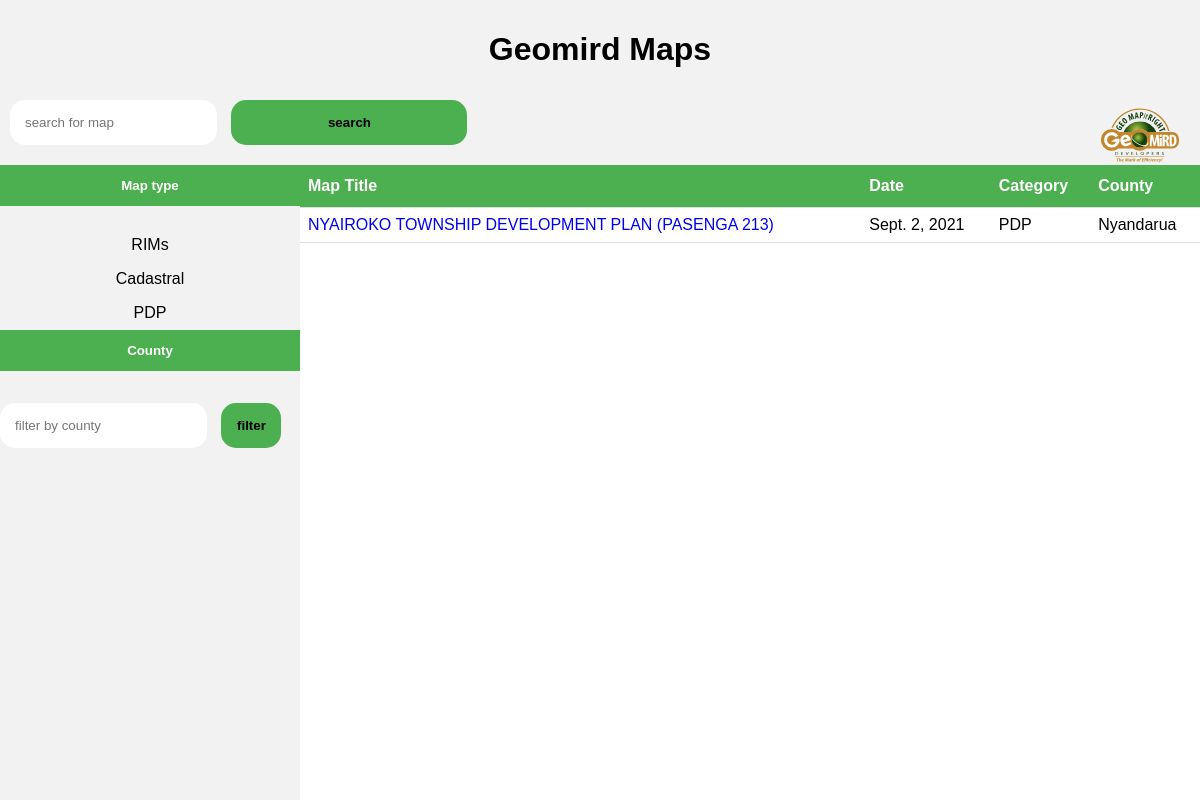
The page /filter/pdp on the database its author committed.
### maplogs/models.py (models this page shows, shortened)
class Map(models.Model):
    map_category_choices = [
        ('Cadastral', 'cadastral map'),
        ('General Boundary', 'general boundary'),
        ('PDP', 'pdp')
    ]
    county_choices = [
        ('Laikipia', 'Laikipia'),
        ('Nakuru', 'Nakuru'),
        ('Nyeri', 'Nyeri'),
        ('Nyandarua', 'Nyandarua'),
    ]
    title = models.CharField(max_length=200)
    scanned = models.BooleanField()
    upload_date = models.DateField(auto_now=True)
    stamped_county_date = models.DateField(auto_now=False, auto_now_add=False)
    county = models.CharField(max_length=50, choices=county_choices, default='Nyandarua')
    map_category = models.CharField(max_length=100, choices=map_category_choices, default='General Boundary')
    image = models.ImageField(upload_to='maps/%Y/%m/%d', blank=True)
    class Meta:
        ordering = ('-stamped_county_date',)
    def get_absolute_url(self):
        return reverse('maps:map_details', args=[self.id])

### maplogs/views.py (the view)
# urls.py: path('filter/pdp', views.map_filter_pdp, name='map_filter_pdp'),
def map_filter_pdp(request):
    maps = Map.objects.filter(map_category='PDP')
    return render(request, 'maps/map_list.html', {'maps': maps})

### maplogs/templates/maps/map_list.html (shortened to what this page needs)
{% extends 'maps/base.html' %}
{% load static %}
{% block body %}
<table class="maps table">
    <tr>
        <th>Map Title</th>
        <th>Date</th>
        <th>Category</th>
        <th>County</th>
    </tr>
    {% for map in maps %}
    <tr>
        <td><a href="{{ map.get_absolute_url }}">{{ map.title }}</a></td>
        <td>{{ map.stamped_county_date }}</td>
        <td>{{ map.map_category }}</td>
        <td>{{ map.county }}</td>
    </tr>
    {% endfor %}
</table>
{% endblock %}

### maplogs/static/maps/base.css (style rules this page uses)
body { margin: 0; padding: 0; font-family: Arial, Helvetica, sans-serif; }
a { text-decoration: none; }
.maps { border-collapse: collapse; width: 100%; font-family: Arial, Helvetica, sans-serif; margin-top: 0; }
.maps th, .maps td { border-bottom: 1px solid #ddd; padding: 8px; }
.maps th { padding-top: 12px; padding-bottom: 12px; text-align: left; background-color: #4CAF50; color: white; }

### rows shown on the page
Map: title "NYAIROKO TOWNSHIP DEVELOPMENT PLAN (PASENGA 213)", stamped_county_date "Sept. 2, 2021", map_category "PDP", county "Nyandarua"
